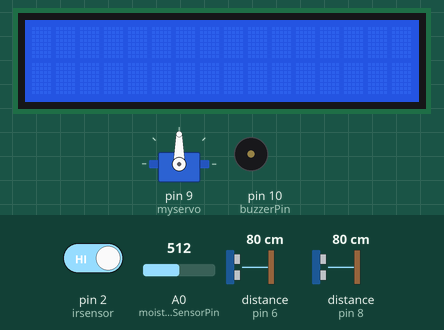
A sketch run on a simulated Arduino Uno, built with avr-gcc and run on an emulated ATmega328P. Shown: servo, 16×2 character LCD, buzzer (waves = sounding, pin HIGH). Wiring (inferred from the names in the program): 2 × ultrasonic range finder: trigger pin 6, echo pin 6 / trigger pin 8, echo pin 8. Inputs (shaded band) come from the test bench; at power-on: pin 2 (irsensor) HIGH, A0 (moistureSensorPin) = 512, distance to the obstacle (sensors on pin 6, pin 8) 80 cm. The echo pulse lasts 58.3 µs per cm.

Above: at 0.1 s.
At 1.2 s:
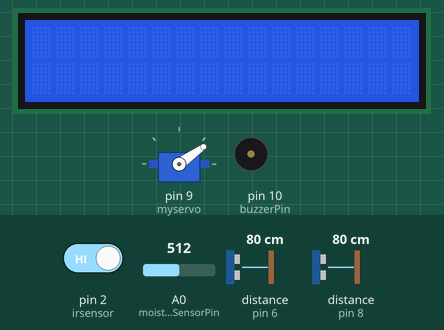
Timing chart, 0 to 2.7 s (numbered marks = the images above):
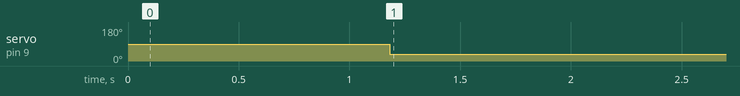

The sketch:

wastesegregator.ino
```cpp
#include <Servo.h>
#include <LiquidCrystal_I2C.h>

LiquidCrystal_I2C lcd(0x27, 16, 2);

Servo myservo;

int irsensor = 2; // IR sensor connected to digital pin 2
int moistureSensorPin = A0; // Moisture sensor connected to analog pin A0
int dryWasteTrig = 6; // Trigger pin for dry waste ultrasonic sensor
int dryWasteEcho = 7; // Echo pin for dry waste ultrasonic sensor
int wetWasteTrig = 8; // Trigger pin for wet waste ultrasonic sensor
int wetWasteEcho = 11; // Echo pin for wet waste ultrasonic sensor
int buzzerPin = 10; // Buzzer connected to digital pin 10
int buzzDuration = 1000; // Duration to sound the buzzer (in milliseconds)
int distanceDry;
long durationDry;
int distanceWet;
long durationWet;
int distance;
long duration;
int currentAngle = 35; // Store the current angle of the servo

int inches = 0;

int cm = 0;

long readUltrasonicDistance(int triggerPin, int echoPin)
{
  pinMode(triggerPin, OUTPUT);  // Clear the trigger
  digitalWrite(triggerPin, LOW);
  delayMicroseconds(2);
  // Sets the trigger pin to HIGH state for 10 microseconds
  digitalWrite(triggerPin, HIGH);
  delayMicroseconds(10);
  digitalWrite(triggerPin, LOW);
  pinMode(echoPin, INPUT);
  // Reads the echo pin, and returns the sound wave travel time in microseconds
  return pulseIn(echoPin, HIGH);
}


void setup() {
  pinMode(buzzerPin, OUTPUT);
  myservo.attach(9);
  //myservo.write(currentAngle); // Set the initial position to 90 degrees
  pinMode(irsensor, INPUT);

  // For Dry Garbage Ultrasonic Sensor
  pinMode(dryWasteTrig, OUTPUT);
  pinMode(dryWasteEcho, INPUT);

  // For Wet Garbage Ultrasonic Sensor
  pinMode(wetWasteTrig, OUTPUT);
  pinMode(wetWasteEcho, INPUT);
  lcd.begin();


}

void loop() {
  lcd.clear();
  int moistureValue = analogRead(moistureSensorPin); // Read moisture sensor value

  // Ultrasonic Sensor readings

  // measure the ping time in cm
  distanceDry = 0.01723 * readUltrasonicDistance(6, 6);
  // convert to inches by dividing by 2.54
 distanceWet = 0.01723 * readUltrasonicDistance(8, 8);
  delay(100); // Wait for 100 millisecond(s)
  Serial.println("Wet"); // Print "Wet" in the serial monitor
    Serial.print("Wet Waste Distance: ");
    Serial.println(distanceWet);
  Serial.println("Dry"); // Print "Dry" in the serial monitor
    Serial.print("Dry Waste Distance: ");
    Serial.print(distanceDry);
   delay(1000); // Wait for 100 millisecond(s)


  if (moistureValue > 550 && digitalRead(irsensor) == LOW) {
    myservo.write(75); // Set the servo position to 30 degrees
    lcd.setCursor(0,0); // set our LCD cursor to the correct position
    lcd.print("Wet Waste"); // push our output string to the LCD
    lcd.setCursor(0,1);
    lcd.print("e");

    Serial.println(" cm");
    delay(1000);
  } else if (digitalRead(irsensor) == LOW) {
    myservo.write(95); // Set the servo position to 150 degrees for dry condition
    lcd.setCursor(0,0); // set our LCD cursor to the correct position
    lcd.print("Dry Waste"); // push our output string to the LCD
    lcd.setCursor(0,1);
    lcd.print("e");
    Serial.println(" cm");
    delay(1000);
  }

  // Check if either compartment is full
  if (distanceDry < 10 || distanceWet < 10) {
    digitalWrite(buzzerPin, HIGH);
    if(distanceDry<10){
      lcd.setCursor(0,0); // set our LCD cursor to the correct position
      lcd.print("Dry Dustbin is"); // push our output string to the LCD
      lcd.setCursor(0,1);
      lcd.print("bin full");
    }else{
      lcd.setCursor(0,0); // set our LCD cursor to the correct position
      lcd.print("Wet Dustbin is"); // push our output string to the LCD
      lcd.setCursor(0,1);
      lcd.print("bin full");
    }
    delay(buzzDuration);
    digitalWrite(buzzerPin, LOW);
  }
  lcd.clear();
  // Return the servo to the 90-degree position
  myservo.write(currentAngle);
  int moisturevalue2=analogRead(moistureSensorPin);
  while(moisturevalue2==moistureValue){
    moisturevalue2=analogRead(moistureSensorPin);
  }
}
```

Measured:
- by itself, servo on pin 9 (myservo): 90° → 35° at 1.2 s
